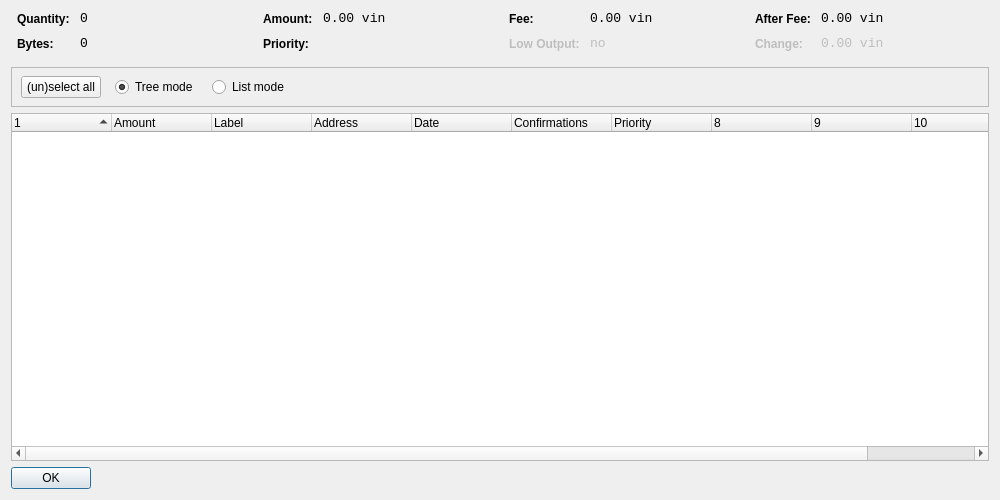
<?xml version="1.0" encoding="UTF-8"?>
<ui version="4.0">
 <class>CoinControlDialog</class>
 <widget class="QDialog" name="CoinControlDialog">
  <property name="geometry">
   <rect>
    <x>0</x>
    <y>0</y>
    <width>1000</width>
    <height>500</height>
   </rect>
  </property>
  <property name="windowTitle">
   <string>Coin Control</string>
  </property>
  <layout class="QVBoxLayout" name="verticalLayout">
   <item>
    <layout class="QHBoxLayout" name="horizontalLayoutTop" stretch="0,0,0,0">
     <property name="topMargin">
      <number>0</number>
     </property>
     <property name="bottomMargin">
      <number>10</number>
     </property>
     <item>
      <layout class="QFormLayout" name="formLayoutCoinControl1">
       <property name="horizontalSpacing">
        <number>10</number>
       </property>
       <property name="verticalSpacing">
        <number>10</number>
       </property>
       <property name="leftMargin">
        <number>6</number>
       </property>
       <property name="rightMargin">
        <number>6</number>
       </property>
       <item row="0" column="0">
        <widget class="QLabel" name="labelCoinControlQuantityText">
         <property name="styleSheet">
          <string notr="true">font-weight:bold;</string>
         </property>
         <property name="text">
          <string>Quantity:</string>
         </property>
        </widget>
       </item>
       <item row="0" column="1">
        <widget class="QLabel" name="labelCoinControlQuantity">
         <property name="font">
          <font>
           <family>Monospace</family>
           <pointsize>10</pointsize>
          </font>
         </property>
         <property name="cursor">
          <cursorShape>IBeamCursor</cursorShape>
         </property>
         <property name="contextMenuPolicy">
          <enum>Qt::ActionsContextMenu</enum>
         </property>
         <property name="text">
          <string notr="true">0</string>
         </property>
         <property name="textInteractionFlags">
          <set>Qt::LinksAccessibleByMouse|Qt::TextSelectableByKeyboard|Qt::TextSelectableByMouse</set>
         </property>
        </widget>
       </item>
       <item row="1" column="0">
        <widget class="QLabel" name="labelCoinControlBytesText">
         <property name="styleSheet">
          <string notr="true">font-weight:bold;</string>
         </property>
         <property name="text">
          <string>Bytes:</string>
         </property>
        </widget>
       </item>
       <item row="1" column="1">
        <widget class="QLabel" name="labelCoinControlBytes">
         <property name="font">
          <font>
           <family>Monospace</family>
           <pointsize>10</pointsize>
          </font>
         </property>
         <property name="cursor">
          <cursorShape>IBeamCursor</cursorShape>
         </property>
         <property name="contextMenuPolicy">
          <enum>Qt::ActionsContextMenu</enum>
         </property>
         <property name="text">
          <string notr="true">0</string>
         </property>
         <property name="textInteractionFlags">
          <set>Qt::LinksAccessibleByMouse|Qt::TextSelectableByKeyboard|Qt::TextSelectableByMouse</set>
         </property>
        </widget>
       </item>
      </layout>
     </item>
     <item>
      <layout class="QFormLayout" name="formLayoutCoinControl2">
       <property name="horizontalSpacing">
        <number>10</number>
       </property>
       <property name="verticalSpacing">
        <number>10</number>
       </property>
       <property name="leftMargin">
        <number>6</number>
       </property>
       <property name="rightMargin">
        <number>6</number>
       </property>
       <item row="0" column="0">
        <widget class="QLabel" name="labelCoinControlAmountText">
         <property name="styleSheet">
          <string notr="true">font-weight:bold;</string>
         </property>
         <property name="text">
          <string>Amount:</string>
         </property>
        </widget>
       </item>
       <item row="0" column="1">
        <widget class="QLabel" name="labelCoinControlAmount">
         <property name="font">
          <font>
           <family>Monospace</family>
           <pointsize>10</pointsize>
          </font>
         </property>
         <property name="cursor">
          <cursorShape>IBeamCursor</cursorShape>
         </property>
         <property name="contextMenuPolicy">
          <enum>Qt::ActionsContextMenu</enum>
         </property>
         <property name="text">
          <string notr="true">0.00 vin</string>
         </property>
         <property name="textInteractionFlags">
          <set>Qt::LinksAccessibleByMouse|Qt::TextSelectableByKeyboard|Qt::TextSelectableByMouse</set>
         </property>
        </widget>
       </item>
       <item row="1" column="0">
        <widget class="QLabel" name="labelCoinControlPriorityText">
         <property name="styleSheet">
          <string notr="true">font-weight:bold;</string>
         </property>
         <property name="text">
          <string>Priority:</string>
         </property>
        </widget>
       </item>
       <item row="1" column="1">
        <widget class="QLabel" name="labelCoinControlPriority">
         <property name="font">
          <font>
           <family>Monospace</family>
           <pointsize>10</pointsize>
          </font>
         </property>
         <property name="cursor">
          <cursorShape>IBeamCursor</cursorShape>
         </property>
         <property name="contextMenuPolicy">
          <enum>Qt::ActionsContextMenu</enum>
         </property>
         <property name="text">
          <string/>
         </property>
         <property name="textInteractionFlags">
          <set>Qt::LinksAccessibleByMouse|Qt::TextSelectableByKeyboard|Qt::TextSelectableByMouse</set>
         </property>
        </widget>
       </item>
      </layout>
     </item>
     <item>
      <layout class="QFormLayout" name="formLayoutCoinControl3">
       <property name="horizontalSpacing">
        <number>10</number>
       </property>
       <property name="verticalSpacing">
        <number>10</number>
       </property>
       <property name="leftMargin">
        <number>6</number>
       </property>
       <property name="rightMargin">
        <number>6</number>
       </property>
       <item row="0" column="0">
        <widget class="QLabel" name="labelCoinControlFeeText">
         <property name="styleSheet">
          <string notr="true">font-weight:bold;</string>
         </property>
         <property name="text">
          <string>Fee:</string>
         </property>
        </widget>
       </item>
       <item row="0" column="1">
        <widget class="QLabel" name="labelCoinControlFee">
         <property name="font">
          <font>
           <family>Monospace</family>
           <pointsize>10</pointsize>
          </font>
         </property>
         <property name="cursor">
          <cursorShape>IBeamCursor</cursorShape>
         </property>
         <property name="contextMenuPolicy">
          <enum>Qt::ActionsContextMenu</enum>
         </property>
         <property name="text">
          <string notr="true">0.00 vin</string>
         </property>
         <property name="textInteractionFlags">
          <set>Qt::LinksAccessibleByMouse|Qt::TextSelectableByKeyboard|Qt::TextSelectableByMouse</set>
         </property>
        </widget>
       </item>
       <item row="1" column="0">
        <widget class="QLabel" name="labelCoinControlLowOutputText">
         <property name="enabled">
          <bool>false</bool>
         </property>
         <property name="styleSheet">
          <string notr="true">font-weight:bold;</string>
         </property>
         <property name="text">
          <string>Low Output:</string>
         </property>
        </widget>
       </item>
       <item row="1" column="1">
        <widget class="QLabel" name="labelCoinControlLowOutput">
         <property name="enabled">
          <bool>false</bool>
         </property>
         <property name="font">
          <font>
           <family>Monospace</family>
           <pointsize>10</pointsize>
          </font>
         </property>
         <property name="cursor">
          <cursorShape>IBeamCursor</cursorShape>
         </property>
         <property name="contextMenuPolicy">
          <enum>Qt::ActionsContextMenu</enum>
         </property>
         <property name="text">
          <string notr="true">no</string>
         </property>
         <property name="textInteractionFlags">
          <set>Qt::LinksAccessibleByMouse|Qt::TextSelectableByKeyboard|Qt::TextSelectableByMouse</set>
         </property>
        </widget>
       </item>
      </layout>
     </item>
     <item>
      <layout class="QFormLayout" name="formLayoutCoinControl4">
       <property name="horizontalSpacing">
        <number>10</number>
       </property>
       <property name="verticalSpacing">
        <number>10</number>
       </property>
       <property name="leftMargin">
        <number>6</number>
       </property>
       <property name="rightMargin">
        <number>6</number>
       </property>
       <item row="0" column="0">
        <widget class="QLabel" name="labelCoinControlAfterFeeText">
         <property name="styleSheet">
          <string notr="true">font-weight:bold;</string>
         </property>
         <property name="text">
          <string>After Fee:</string>
         </property>
        </widget>
       </item>
       <item row="0" column="1">
        <widget class="QLabel" name="labelCoinControlAfterFee">
         <property name="font">
          <font>
           <family>Monospace</family>
           <pointsize>10</pointsize>
          </font>
         </property>
         <property name="cursor">
          <cursorShape>IBeamCursor</cursorShape>
         </property>
         <property name="contextMenuPolicy">
          <enum>Qt::ActionsContextMenu</enum>
         </property>
         <property name="text">
          <string notr="true">0.00 vin</string>
         </property>
         <property name="textInteractionFlags">
          <set>Qt::LinksAccessibleByMouse|Qt::TextSelectableByKeyboard|Qt::TextSelectableByMouse</set>
         </property>
        </widget>
       </item>
       <item row="1" column="0">
        <widget class="QLabel" name="labelCoinControlChangeText">
         <property name="enabled">
          <bool>false</bool>
         </property>
         <property name="styleSheet">
          <string notr="true">font-weight:bold;</string>
         </property>
         <property name="text">
          <string>Change:</string>
         </property>
        </widget>
       </item>
       <item row="1" column="1">
        <widget class="QLabel" name="labelCoinControlChange">
         <property name="enabled">
          <bool>false</bool>
         </property>
         <property name="font">
          <font>
           <family>Monospace</family>
           <pointsize>10</pointsize>
          </font>
         </property>
         <property name="cursor">
          <cursorShape>IBeamCursor</cursorShape>
         </property>
         <property name="contextMenuPolicy">
          <enum>Qt::ActionsContextMenu</enum>
         </property>
         <property name="text">
          <string notr="true">0.00 vin</string>
         </property>
         <property name="textInteractionFlags">
          <set>Qt::LinksAccessibleByMouse|Qt::TextSelectableByKeyboard|Qt::TextSelectableByMouse</set>
         </property>
        </widget>
       </item>
      </layout>
     </item>
    </layout>
   </item>
   <item>
    <widget class="QFrame" name="frame">
     <property name="minimumSize">
      <size>
       <width>0</width>
       <height>40</height>
      </size>
     </property>
     <property name="frameShape">
      <enum>QFrame::StyledPanel</enum>
     </property>
     <property name="frameShadow">
      <enum>QFrame::Sunken</enum>
     </property>
     <widget class="QWidget" name="horizontalLayoutWidget">
      <property name="geometry">
       <rect>
        <x>10</x>
        <y>0</y>
        <width>781</width>
        <height>41</height>
       </rect>
      </property>
      <layout class="QHBoxLayout" name="horizontalLayoutPanel" stretch="0,0,0,0,0">
       <property name="spacing">
        <number>14</number>
       </property>
       <item>
        <widget class="QPushButton" name="pushButtonSelectAll">
         <property name="sizePolicy">
          <sizepolicy hsizetype="Maximum" vsizetype="Fixed">
           <horstretch>0</horstretch>
           <verstretch>0</verstretch>
          </sizepolicy>
         </property>
         <property name="text">
          <string>(un)select all</string>
         </property>
        </widget>
       </item>
       <item>
        <widget class="QRadioButton" name="radioTreeMode">
         <property name="sizePolicy">
          <sizepolicy hsizetype="Maximum" vsizetype="Fixed">
           <horstretch>0</horstretch>
           <verstretch>0</verstretch>
          </sizepolicy>
         </property>
         <property name="text">
          <string>Tree mode</string>
         </property>
         <property name="checked">
          <bool>true</bool>
         </property>
        </widget>
       </item>
       <item>
        <widget class="QRadioButton" name="radioListMode">
         <property name="sizePolicy">
          <sizepolicy hsizetype="Maximum" vsizetype="Fixed">
           <horstretch>0</horstretch>
           <verstretch>0</verstretch>
          </sizepolicy>
         </property>
         <property name="text">
          <string>List mode</string>
         </property>
        </widget>
       </item>
       <item>
        <spacer name="horizontalSpacer">
         <property name="orientation">
          <enum>Qt::Horizontal</enum>
         </property>
         <property name="sizeHint" stdset="0">
          <size>
           <width>40</width>
           <height>20</height>
          </size>
         </property>
        </spacer>
       </item>
      </layout>
     </widget>
    </widget>
   </item>
   <item>
    <widget class="CoinControlTreeWidget" name="treeWidget">
     <property name="contextMenuPolicy">
      <enum>Qt::CustomContextMenu</enum>
     </property>
     <property name="sortingEnabled">
      <bool>false</bool>
     </property>
     <property name="columnCount">
      <number>11</number>
     </property>
     <attribute name="headerShowSortIndicator" stdset="0">
      <bool>true</bool>
     </attribute>
     <attribute name="headerStretchLastSection">
      <bool>false</bool>
     </attribute>
     <column>
      <property name="text">
       <string/>
      </property>
     </column>
     <column>
      <property name="text">
       <string>Amount</string>
      </property>
     </column>
     <column>
      <property name="text">
       <string>Label</string>
      </property>
     </column>
     <column>
      <property name="text">
       <string>Address</string>
      </property>
     </column>
     <column>
      <property name="text">
       <string>Date</string>
      </property>
     </column>
     <column>
      <property name="text">
       <string>Confirmations</string>
      </property>
      <property name="toolTip">
       <string>Confirmed</string>
      </property>
     </column>
     <column>
      <property name="text">
       <string>Priority</string>
      </property>
     </column>
     <column>
      <property name="text">
       <string/>
      </property>
     </column>
     <column>
      <property name="text">
       <string/>
      </property>
     </column>
     <column>
      <property name="text">
       <string/>
      </property>
     </column>
     <column>
      <property name="text">
       <string/>
      </property>
     </column>
    </widget>
   </item>
   <item>
    <widget class="QDialogButtonBox" name="buttonBox">
     <property name="sizePolicy">
      <sizepolicy hsizetype="Maximum" vsizetype="Fixed">
       <horstretch>0</horstretch>
       <verstretch>0</verstretch>
      </sizepolicy>
     </property>
     <property name="orientation">
      <enum>Qt::Horizontal</enum>
     </property>
     <property name="standardButtons">
      <set>QDialogButtonBox::Ok</set>
     </property>
    </widget>
   </item>
  </layout>
 </widget>
 <customwidgets>
  <customwidget>
   <class>CoinControlTreeWidget</class>
   <extends>QTreeWidget</extends>
   <header>coincontroltreewidget.h</header>
  </customwidget>
 </customwidgets>
 <resources/>
 <connections/>
</ui>
